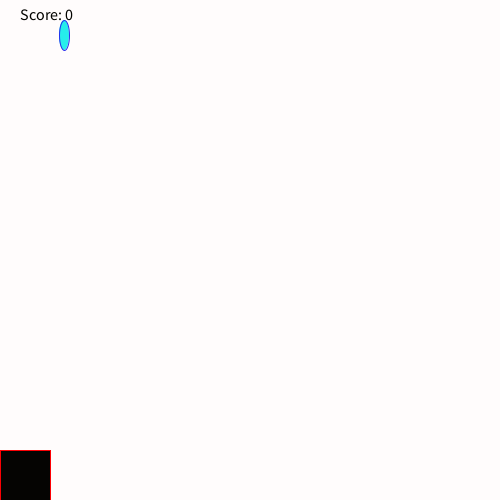
Frame 1 (no input)
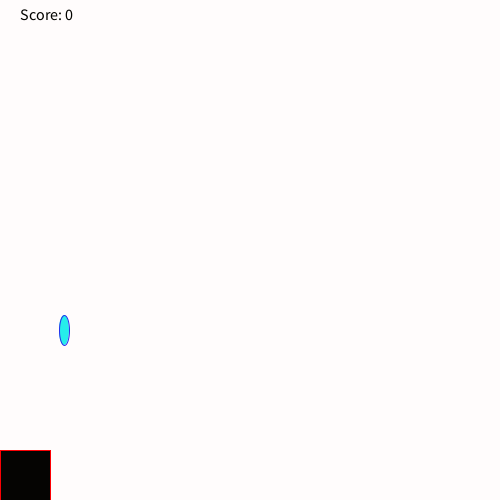
Frame 60 (the mouse pressed at the canvas centre just before this capture)
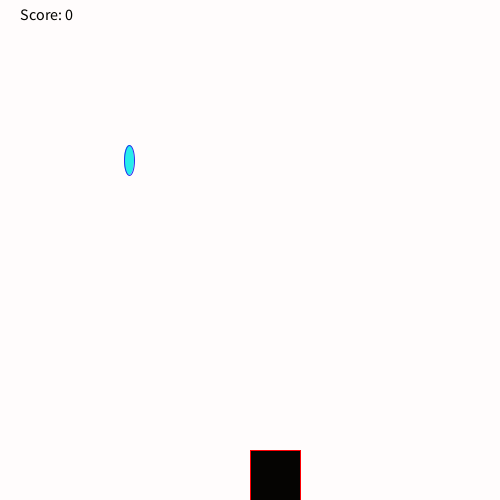
Frame 120 (the mouse held since frame 60 and released just before this capture)

The Processing sketch that drew these frames (run headless with seeded random() and noise(); from frame 60 on, the mouse is pressed at the canvas centre):

// Processing sketch: RainGame
// ── RainGame.pde
int raindrop=30;
int rand = (int) random(width);
int score = 0;
void checkCatch(int x){
if (x > mouseX && x < mouseX+100)
      score++;
   else if (score > 0)
     score--;
println("Your score is now: " + score);

}


void setup () {
  size(500, 500);  
  
  
  
}

void draw () {
  background(#FFFCFC);
fill(#030300);
textSize(16);
text("Score: " + score, 20, 20);
 fill(#26EDEB);
  stroke(#262BED);
  ellipse(rand,raindrop+=5,10,30);
  if(raindrop==500) {
   raindrop=30;
   rand = (int) random(width);

  }
  fill(#050402);
  stroke(#FC0004);
  rect(mouseX,450,50,100);
  
}
